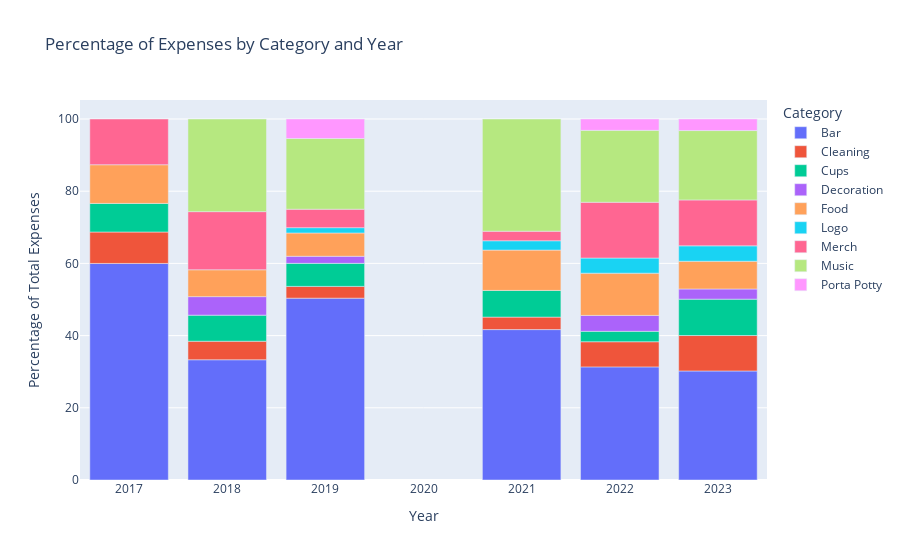

The cell this chart's notebook holds for it:
### Code cell
# plot of percentage of expenses by category per year

# group and sort sums by Category and Year
df_cat_year_sum = df.groupby(["Category", "Year"]).sum().reset_index()

# calculate total expenses per year
total_expenses_per_year = df.groupby("Year")["Amount"].sum().reset_index()

# merge total expenses into df_cat_year_sum
df_cat_year_sum = pd.merge(df_cat_year_sum, total_expenses_per_year, on="Year", suffixes=("", "_total"))

# calculate percentage for each category-year combination
df_cat_year_sum['Percentage'] = (df_cat_year_sum['Amount'] / df_cat_year_sum['Amount_total']) * 100

# plot the chart
fig = px.bar(df_cat_year_sum, x="Year", y="Percentage", color="Category",
             labels={"Percentage": "Percentage of Total Expenses", "Year": "Year"},
             title="Percentage of Expenses by Category and Year",
             hover_data=["Category", "Percentage"],
             category_orders={"Category": sorted(df['Category'].unique())})

fig.show()

### Figure 1 — Plotly figure (JSON) as saved in the notebook; plotly's stock layout.template omitted (floating-point values rounded to 4 significant figures)
{"data": [{"alignmentgroup": "True", "customdata": [["Bar"], ["Bar"], ["Bar"], ["Bar"], ["Bar"], ["Bar"]], "hovertemplate": "Category=%{customdata[0]}<br>Year=%{x}<br>Percentage of Total Expenses=%{y}<extra></extra>", "legendgroup": "Bar", "marker": {"color": "#636efa", "pattern": {"shape": ""}}, "name": "Bar", "offsetgroup": "Bar", "orientation": "v", "showlegend": true, "textposition": "auto", "type": "bar", "x": [2017, 2018, 2019, 2021, 2022, 2023], "xaxis": "x", "y": [59.99, 33.31, 50.37, 41.67, 31.33, 30.2], "yaxis": "y"}, {"alignmentgroup": "True", "customdata": [["Cleaning"], ["Cleaning"], ["Cleaning"], ["Cleaning"], ["Cleaning"], ["Cleaning"]], "hovertemplate": "Category=%{customdata[0]}<br>Year=%{x}<br>Percentage of Total Expenses=%{y}<extra></extra>", "legendgroup": "Cleaning", "marker": {"color": "#EF553B", "pattern": {"shape": ""}}, "name": "Cleaning", "offsetgroup": "Cleaning", "orientation": "v", "showlegend": true, "textposition": "auto", "type": "bar", "x": [2017, 2018, 2019, 2021, 2022, 2023], "xaxis": "x", "y": [8.709, 5.133, 3.264, 3.454, 6.971, 9.821], "yaxis": "y"}, {"alignmentgroup": "True", "customdata": [["Cups"], ["Cups"], ["Cups"], ["Cups"], ["Cups"], ["Cups"]], "hovertemplate": "Category=%{customdata[0]}<br>Year=%{x}<br>Percentage of Total Expenses=%{y}<extra></extra>", "legendgroup": "Cups", "marker": {"color": "#00cc96", "pattern": {"shape": ""}}, "name": "Cups", "offsetgroup": "Cups", "orientation": "v", "showlegend": true, "textposition": "auto", "type": "bar", "x": [2017, 2018, 2019, 2021, 2022, 2023], "xaxis": "x", "y": [7.918, 7.216, 6.383, 7.397, 2.889, 10.07], "yaxis": "y"}, {"alignmentgroup": "True", "customdata": [["Decoration"], ["Decoration"], ["Decoration"], ["Decoration"]], "hovertemplate": "Category=%{customdata[0]}<br>Year=%{x}<br>Percentage of Total Expenses=%{y}<extra></extra>", "legendgroup": "Decoration", "marker": {"color": "#ab63fa", "pattern": {"shape": ""}}, "name": "Decoration", "offsetgroup": "Decoration", "orientation": "v", "showlegend": true, "textposition": "auto", "type": "bar", "x": [2018, 2019, 2022, 2023], "xaxis": "x", "y": [5.133, 1.959, 4.4, 2.818], "yaxis": "y"}, {"alignmentgroup": "True", "customdata": [["Food"], ["Food"], ["Food"], ["Food"], ["Food"], ["Food"]], "hovertemplate": "Category=%{customdata[0]}<br>Year=%{x}<br>Percentage of Total Expenses=%{y}<extra></extra>", "legendgroup": "Food", "marker": {"color": "#FFA15A", "pattern": {"shape": ""}}, "name": "Food", "offsetgroup": "Food", "orientation": "v", "showlegend": true, "textposition": "auto", "type": "bar", "x": [2017, 2018, 2019, 2021, 2022, 2023], "xaxis": "x", "y": [10.72, 7.442, 6.457, 11.17, 11.7, 7.685], "yaxis": "y"}, {"alignmentgroup": "True", "customdata": [["Logo"], ["Logo"], ["Logo"], ["Logo"]], "hovertemplate": "Category=%{customdata[0]}<br>Year=%{x}<br>Percentage of Total Expenses=%{y}<extra></extra>", "legendgroup": "Logo", "marker": {"color": "#19d3f3", "pattern": {"shape": ""}}, "name": "Logo", "offsetgroup": "Logo", "orientation": "v", "showlegend": true, "textposition": "auto", "type": "bar", "x": [2019, 2021, 2022, 2023], "xaxis": "x", "y": [1.469, 2.584, 4.194, 4.27], "yaxis": "y"}, {"alignmentgroup": "True", "customdata": [["Merch"], ["Merch"], ["Merch"], ["Merch"], ["Merch"], ["Merch"]], "hovertemplate": "Category=%{customdata[0]}<br>Year=%{x}<br>Percentage of Total Expenses=%{y}<extra></extra>", "legendgroup": "Merch", "marker": {"color": "#FF6692", "pattern": {"shape": ""}}, "name": "Merch", "offsetgroup": "Merch", "orientation": "v", "showlegend": true, "textposition": "auto", "type": "bar", "x": [2017, 2018, 2019, 2021, 2022, 2023], "xaxis": "x", "y": [12.67, 16.1, 5.113, 2.639, 15.45, 12.71], "yaxis": "y"}, {"alignmentgroup": "True", "customdata": [["Music"], ["Music"], ["Music"], ["Music"], ["Music"]], "hovertemplate": "Category=%{customdata[0]}<br>Year=%{x}<br>Percentage of Total Expenses=%{y}<extra></extra>", "legendgroup": "Music", "marker": {"color": "#B6E880", "pattern": {"shape": ""}}, "name": "Music", "offsetgroup": "Music", "orientation": "v", "showlegend": true, "textposition": "auto", "type": "bar", "x": [2018, 2019, 2021, 2022, 2023], "xaxis": "x", "y": [25.66, 19.59, 31.09, 19.92, 19.22], "yaxis": "y"}, {"alignmentgroup": "True", "customdata": [["Porta Potty"], ["Porta Potty"], ["Porta Potty"]], "hovertemplate": "Category=%{customdata[0]}<br>Year=%{x}<br>Percentage of Total Expenses=%{y}<extra></extra>", "legendgroup": "Porta Potty", "marker": {"color": "#FF97FF", "pattern": {"shape": ""}}, "name": "Porta Potty", "offsetgroup": "Porta Potty", "orientation": "v", "showlegend": true, "textposition": "auto", "type": "bar", "x": [2019, 2022, 2023], "xaxis": "x", "y": [5.401, 3.146, 3.203], "yaxis": "y"}], "layout": {"barmode": "relative", "legend": {"title": {"text": "Category"}, "tracegroupgap": 0}, "title": {"text": "Percentage of Expenses by Category and Year"}, "xaxis": {"anchor": "y", "domain": [0, 1], "title": {"text": "Year"}}, "yaxis": {"anchor": "x", "domain": [0, 1], "title": {"text": "Percentage of Total Expenses"}}}}
